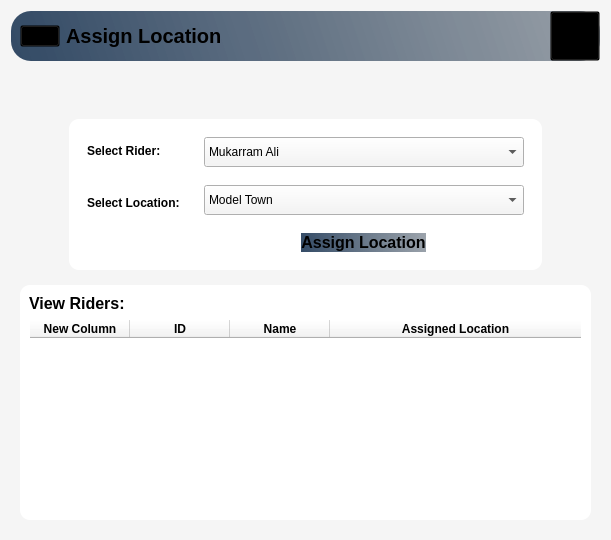
      <widget class="QWidget" name="AddClient_Page">
       <property name="styleSheet">
        <string notr="true">*{
background-color:#f5f5f5;
}
#HeaderFrame_10{
background-color:qlineargradient(spread:pad,x1:0,y1:0.505682,x2:1,y2:0.477,stop:0 rgba(20,47,78,219),stop:1 rgba(85,98,112,150));
 border-radius: 20px;
}
#widget_73,QPushButton,QLabel,#widget_74,#widget_14,#widget_13,#lineEdit_4,#txt_Address,#tableWidget_ViewRider{
background:transparent;
}
#txt_Name,#txt_Cnic,#txt_Email,#txt_CalculatedPrice,#widget_23,#txt_PhoneNumber,#txt_Shop,#txt_AccountNo{
background-color:#fff;
border-radius: 10px;
border: 1px solid #000000
}
#widget_12,#widget_15{
background-color:#fff;
border-radius: 10px;
}
#btn_Map{
background-color:#a7c0dc;
 border-radius: 10px;
}
#btn_Add{
background-color:qlineargradient(spread:pad,x1:0,y1:0.505682,x2:1,y2:0.477,stop:0 rgba(20,47,78,219),stop:1 rgba(85,98,112,150));
 border-radius: 10px;
}
#btn_Add:hover,#btn_Map:hover{
background-color:#ececec;
}
#accountBtn_11:hover{
background-color:#ececec;
 border-radius: 20px;
}</string>
       </property>
       <layout class="QHBoxLayout" name="horizontalLayout_6">
        <item alignment="Qt::AlignTop">
         <widget class="QWidget" name="widget_9" native="true">
          <layout class="QVBoxLayout" name="verticalLayout_7">
           <property name="spacing">
            <number>40</number>
           </property>
           <property name="leftMargin">
            <number>0</number>
           </property>
           <property name="topMargin">
            <number>0</number>
           </property>
           <property name="rightMargin">
            <number>0</number>
           </property>
           <property name="bottomMargin">
            <number>0</number>
           </property>
           <item alignment="Qt::AlignTop">
            <widget class="QWidget" name="HeaderFrame_10" native="true">
             <property name="autoFillBackground">
              <bool>false</bool>
             </property>
             <layout class="QHBoxLayout" name="horizontalLayout_84">
              <property name="spacing">
               <number>0</number>
              </property>
              <property name="leftMargin">
               <number>0</number>
              </property>
              <property name="topMargin">
               <number>0</number>
              </property>
              <property name="rightMargin">
               <number>0</number>
              </property>
              <property name="bottomMargin">
               <number>0</number>
              </property>
              <item alignment="Qt::AlignLeft">
               <widget class="QWidget" name="widget_73" native="true">
                <layout class="QHBoxLayout" name="horizontalLayout_85">
                 <property name="topMargin">
                  <number>0</number>
                 </property>
                 <property name="bottomMargin">
                  <number>0</number>
                 </property>
                 <item>
                  <widget class="QPushButton" name="menuBtn_11">
                   <property name="text">
                    <string/>
                   </property>
                   <property name="icon">
                    <iconset resource="Resource.qrc">
                     <normaloff>:/Black Icons/Graphics/featherBlack/menu.svg</normaloff>:/Black Icons/Graphics/featherBlack/menu.svg</iconset>
                   </property>
                   <property name="iconSize">
                    <size>
                     <width>24</width>
                     <height>24</height>
                    </size>
                   </property>
                  </widget>
                 </item>
                 <item>
                  <widget class="QLabel" name="appHeader_11">
                   <property name="font">
                    <font>
                     <pointsize>15</pointsize>
                     <weight>75</weight>
                     <bold>true</bold>
                    </font>
                   </property>
                   <property name="text">
                    <string>Assign Location</string>
                   </property>
                  </widget>
                 </item>
                </layout>
               </widget>
              </item>
              <item>
               <widget class="QWidget" name="widget_74" native="true">
                <layout class="QHBoxLayout" name="horizontalLayout_86">
                 <property name="spacing">
                  <number>0</number>
                 </property>
                 <property name="leftMargin">
                  <number>0</number>
                 </property>
                 <property name="topMargin">
                  <number>0</number>
                 </property>
                 <property name="rightMargin">
                  <number>0</number>
                 </property>
                 <property name="bottomMargin">
                  <number>0</number>
                 </property>
                 <item alignment="Qt::AlignRight">
                  <widget class="QPushButton" name="accountBtn_11">
                   <property name="minimumSize">
                    <size>
                     <width>50</width>
                     <height>50</height>
                    </size>
                   </property>
                   <property name="text">
                    <string/>
                   </property>
                   <property name="icon">
                    <iconset resource="Resource.qrc">
                     <normaloff>:/Black Icons/Graphics/featherBlack/user.svg</normaloff>:/Black Icons/Graphics/featherBlack/user.svg</iconset>
                   </property>
                   <property name="iconSize">
                    <size>
                     <width>32</width>
                     <height>32</height>
                    </size>
                   </property>
                  </widget>
                 </item>
                </layout>
               </widget>
              </item>
             </layout>
            </widget>
           </item>
           <item>
            <widget class="QWidget" name="widget_10" native="true">
             <layout class="QVBoxLayout" name="verticalLayout_8">
              <item>
               <widget class="QWidget" name="widget_11" native="true">
                <layout class="QHBoxLayout" name="horizontalLayout_7">
                 <item>
                  <spacer name="horizontalSpacer_2">
                   <property name="orientation">
                    <enum>Qt::Horizontal</enum>
                   </property>
                   <property name="sizeType">
                    <enum>QSizePolicy::Expanding</enum>
                   </property>
                   <property name="sizeHint" stdset="0">
                    <size>
                     <width>40</width>
                     <height>20</height>
                    </size>
                   </property>
                  </spacer>
                 </item>
                 <item>
                  <widget class="QWidget" name="widget_15" native="true">
                   <layout class="QHBoxLayout" name="horizontalLayout_8">
                    <item alignment="Qt::AlignTop">
                     <widget class="QWidget" name="widget_13" native="true">
                      <layout class="QVBoxLayout" name="verticalLayout_9">
                       <property name="spacing">
                        <number>38</number>
                       </property>
                       <property name="topMargin">
                        <number>16</number>
                       </property>
                       <item>
                        <widget class="QLabel" name="label_5">
                         <property name="font">
                          <font>
                           <weight>75</weight>
                           <bold>true</bold>
                          </font>
                         </property>
                         <property name="text">
                          <string>Select Rider:</string>
                         </property>
                        </widget>
                       </item>
                       <item>
                        <widget class="QLabel" name="label_6">
                         <property name="font">
                          <font>
                           <weight>75</weight>
                           <bold>true</bold>
                          </font>
                         </property>
                         <property name="text">
                          <string>Select Location:</string>
                         </property>
                        </widget>
                       </item>
                      </layout>
                     </widget>
                    </item>
                    <item>
                     <widget class="QWidget" name="widget_14" native="true">
                      <layout class="QVBoxLayout" name="verticalLayout_10">
                       <property name="spacing">
                        <number>18</number>
                       </property>
                       <item>
                        <widget class="QComboBox" name="cmb_rider">
                         <property name="minimumSize">
                          <size>
                           <width>320</width>
                           <height>30</height>
                          </size>
                         </property>
                         <item>
                          <property name="text">
                           <string>Mukarram Ali</string>
                          </property>
                         </item>
                         <item>
                          <property name="text">
                           <string>Rayan Rasheed</string>
                          </property>
                         </item>
                         <item>
                          <property name="text">
                           <string>Ammad Aslam</string>
                          </property>
                         </item>
                        </widget>
                       </item>
                       <item>
                        <widget class="QComboBox" name="cmb_location">
                         <property name="minimumSize">
                          <size>
                           <width>0</width>
                           <height>30</height>
                          </size>
                         </property>
                         <item>
                          <property name="text">
                           <string>Model Town</string>
                          </property>
                         </item>
                         <item>
                          <property name="text">
                           <string>Garri Shau</string>
                          </property>
                         </item>
                        </widget>
                       </item>
                       <item alignment="Qt::AlignHCenter">
                        <widget class="QPushButton" name="btn_Add">
                         <property name="font">
                          <font>
                           <pointsize>12</pointsize>
                           <weight>75</weight>
                           <bold>true</bold>
                          </font>
                         </property>
                         <property name="text">
                          <string>Assign Location</string>
                         </property>
                         <property name="icon">
                          <iconset resource="Resource.qrc">
                           <normaloff>:/White Icons/Graphics/featherBlack/pin.png</normaloff>:/White Icons/Graphics/featherBlack/pin.png</iconset>
                         </property>
                         <property name="iconSize">
                          <size>
                           <width>24</width>
                           <height>24</height>
                          </size>
                         </property>
                        </widget>
                       </item>
                      </layout>
                     </widget>
                    </item>
                   </layout>
                  </widget>
                 </item>
                 <item>
                  <spacer name="horizontalSpacer">
                   <property name="orientation">
                    <enum>Qt::Horizontal</enum>
                   </property>
                   <property name="sizeType">
                    <enum>QSizePolicy::Expanding</enum>
                   </property>
                   <property name="sizeHint" stdset="0">
                    <size>
                     <width>40</width>
                     <height>20</height>
                    </size>
                   </property>
                  </spacer>
                 </item>
                </layout>
               </widget>
              </item>
              <item>
               <widget class="QWidget" name="widget_12" native="true">
                <layout class="QVBoxLayout" name="verticalLayout_11">
                 <item>
                  <widget class="QLabel" name="label_7">
                   <property name="font">
                    <font>
                     <pointsize>12</pointsize>
                     <weight>75</weight>
                     <bold>true</bold>
                    </font>
                   </property>
                   <property name="text">
                    <string>View Riders:</string>
                   </property>
                  </widget>
                 </item>
                 <item>
                  <widget class="QTableWidget" name="tableWidget_ViewRider">
                   <property name="editTriggers">
                    <set>QAbstractItemView::NoEditTriggers</set>
                   </property>
                   <property name="alternatingRowColors">
                    <bool>true</bool>
                   </property>
                   <property name="rowCount">
                    <number>0</number>
                   </property>
                   <attribute name="horizontalHeaderStretchLastSection">
                    <bool>true</bool>
                   </attribute>
                   <column>
                    <property name="text">
                     <string>New Column</string>
                    </property>
                    <property name="font">
                     <font>
                      <weight>75</weight>
                      <bold>true</bold>
                     </font>
                    </property>
                   </column>
                   <column>
                    <property name="text">
                     <string>ID</string>
                    </property>
                    <property name="font">
                     <font>
                      <weight>75</weight>
                      <bold>true</bold>
                     </font>
                    </property>
                   </column>
                   <column>
                    <property name="text">
                     <string>Name</string>
                    </property>
                    <property name="font">
                     <font>
                      <weight>75</weight>
                      <bold>true</bold>
                     </font>
                    </property>
                   </column>
                   <column>
                    <property name="text">
                     <string>Assigned Location</string>
                    </property>
                    <property name="font">
                     <font>
                      <weight>75</weight>
                      <bold>true</bold>
                     </font>
                    </property>
                   </column>
                  </widget>
                 </item>
                </layout>
               </widget>
              </item>
             </layout>
            </widget>
           </item>
          </layout>
         </widget>
        </item>
       </layout>
      </widget>
